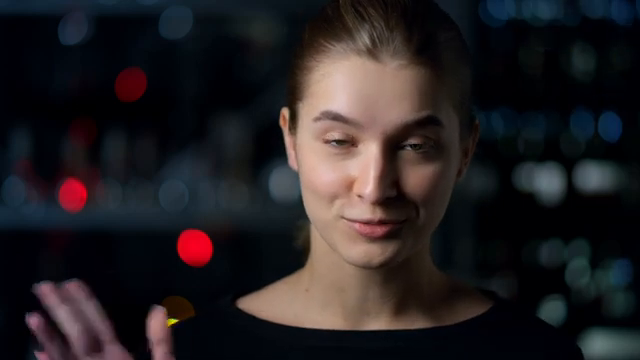
#> input picture frame 65 of Input/videos/eye_detection.mp4, 640 x 360 px
$ python eyefromvideo.py
#> lines starting #> are read from the running program, lines starting #| are printed output that depends on the picture; after the words box and inside, x2 and y2 are one past the last pixel; in counts of white or black regions, pixels touching at a corner belong together
import cv2
#Initializing the face and eye cascade classifiers from xml files
face_cascade = cv2.CascadeClassifier('Input/haarcascade_frontalface_default.xml')
eye_cascade = cv2.CascadeClassifier('Input/haarcascade_eye_tree_eyeglasses.xml')


#Variable store execution state
first_read = True

#Starting the video capture
cap = cv2.VideoCapture('Input/videos/eye_detection.mp4')
ret,img = cap.read()
#> img is the input picture: shape (360, 640, 3); mean B, G, R 33.9, 31.8, 36.2

while(ret):
    ret,img = cap.read()
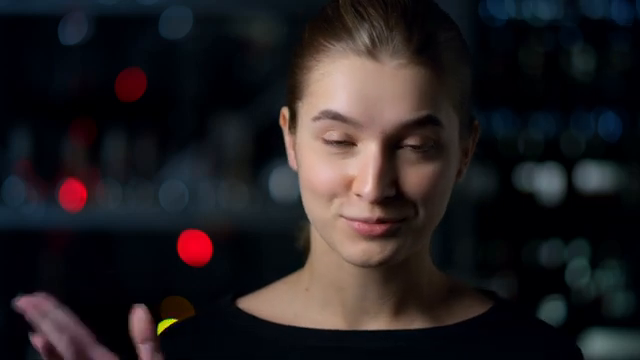
#> input picture frame 66 of Input/videos/eye_detection.mp4, 640 x 360 px
#> img is the input picture: shape (360, 640, 3); mean B, G, R 33.5, 31.4, 35.8
    #Coverting the recorded image to grayscale
    gray = cv2.cvtColor(img,cv2.COLOR_BGR2GRAY)
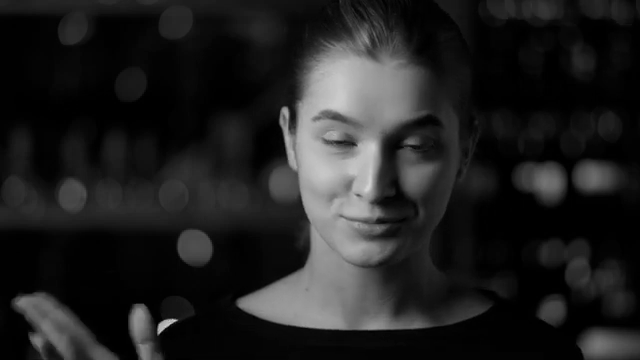
#> gray: shape (360, 640); min 0, max 212, mean 32.9
    #Applying filter to remove impurities
    gray = cv2.bilateralFilter(gray,5,1,1)

    #Detecting the face for region of image to be fed to eye classifier
    faces = face_cascade.detectMultiScale(gray, 1.3, 5)
#> faces = [[267, 57, 212, 212]]
    if(len(faces)>0):
        for (x,y,w,h) in faces:
            img = cv2.rectangle(img,(x,y),(x+w,y+h),(0,255,0),2)

            #roi_face is face which is input to eye classifier
            roi_face = gray[y:y+h,x:x+w]
            roi_face_clr = img[y:y+h,x:x+w]
            eyes = eye_cascade.detectMultiScale(roi_face,1.287,4)   # 1.293,4
            # print(eyes)
            #Examining the length of eyes object for eyes
            if(len(eyes)>=2):
                #Check if program is running for detection
                if(first_read):
                    cv2.putText(img, "Eyes Open", (50,70), cv2.FONT_HERSHEY_COMPLEX,1,(255,0,0),2)
            else:
                if(first_read):
                    cv2.putText(img, "Eyes Closed", (50,70), cv2.FONT_HERSHEY_COMPLEX, 1,(0,0,255),2)
                    cv2.waitKey(5)
#> this loop made 1 pass
#> pass 1, `img = cv2.rectangle(img,(x,y),(x+w,y+h),(0,255,0),2)`:
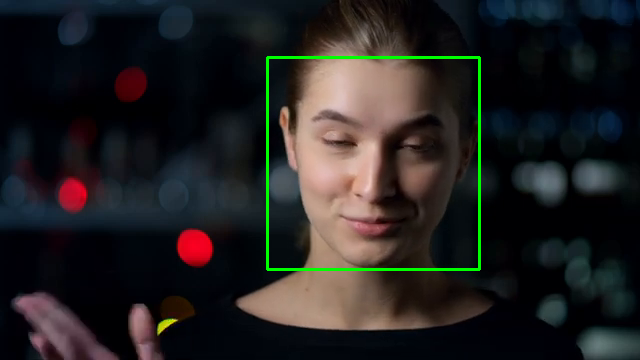
#> img: shape (360, 640, 3); 1.1% of pixels changed, all inside (x1, y1, x2, y2) = (266, 56, 481, 271)
#> pass 1, `roi_face = gray[y:y+h,x:x+w]`:
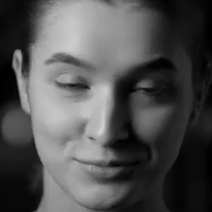
#> roi_face: shape (212, 212); min 0, max 211, mean 80.3
#> pass 1, `roi_face_clr = img[y:y+h,x:x+w]`:
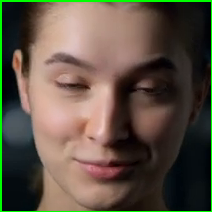
#> roi_face_clr: shape (212, 212, 3); mean B, G, R 68, 82.1, 93.3
#> after the loop:
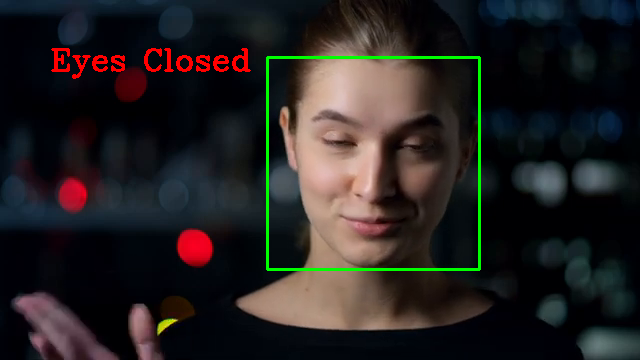
#> img: shape (360, 640, 3); 0.75% of pixels changed, all inside (x1, y1, x2, y2) = (51, 48, 251, 79)
    else:
        cv2.putText(img,"No face detected",(100,100),cv2.FONT_HERSHEY_COMPLEX, 1, (0,255,0),2)

    #Controlling the algorithm with keys
    cv2.imshow('img',img)
    a = cv2.waitKey(10)
#> (key Esc is pressed here)
    if(a==27):     # press escape key
        break

cap.release()
cv2.destroyAllWindows()

$ run again, starting later in the video
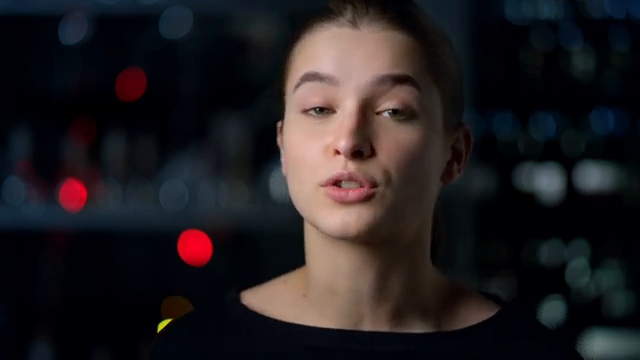
#> input picture frame 292 of Input/videos/eye_detection.mp4, 640 x 360 px
#> img is the input picture: shape (360, 640, 3); mean B, G, R 31.9, 30, 34
#> faces = [[249, 31, 205, 205]]
#> the loop `for (x,y,w,h) in faces:` made 1 pass
#> (x, y, w, h, eyes) on pass 1: (249, 31, 205, 205, [[56, 64, 34, 34], [122, 55, 54, 54]])
#> pass 1, `roi_face_clr = img[y:y+h,x:x+w]`:
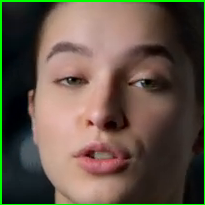
#> roi_face_clr: shape (205, 205, 3); mean B, G, R 71, 85.1, 98.5
#> after the loop `for (x,y,w,h) in faces:`:
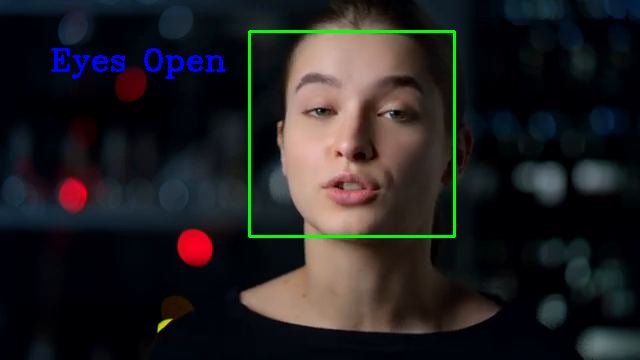
#> img: shape (360, 640, 3); mean B, G, R 33.3, 32.4, 33.8

$ run again, starting later in the video
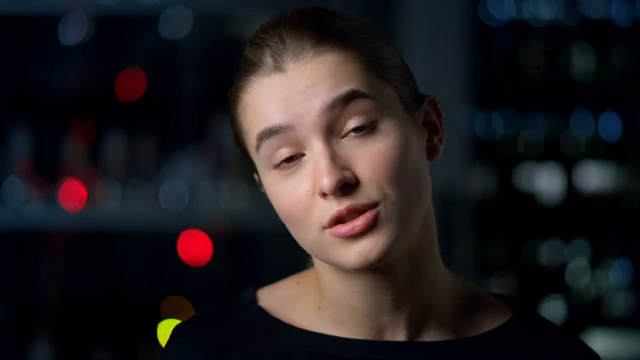
#> input picture frame 520 of Input/videos/eye_detection.mp4, 640 x 360 px
#> img is the input picture: shape (360, 640, 3); mean B, G, R 31.9, 30.2, 34
#> `gray = cv2.cvtColor(img,cv2.COLOR_BGR2GRAY)`:
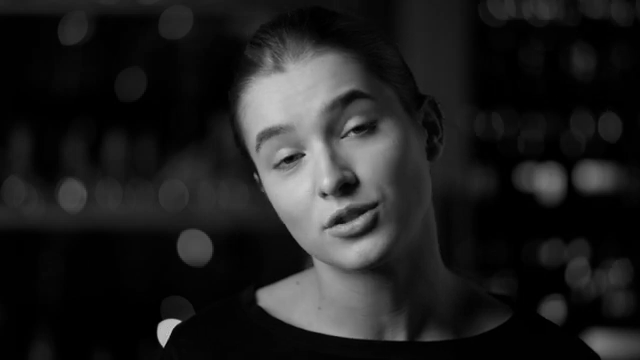
#> gray: shape (360, 640); min 0, max 215, mean 31.5
#> faces = ()
#> `cv2.putText(img,"No face detected",(100,100),cv2.FONT_HERSHEY_COMPLEX,..`:
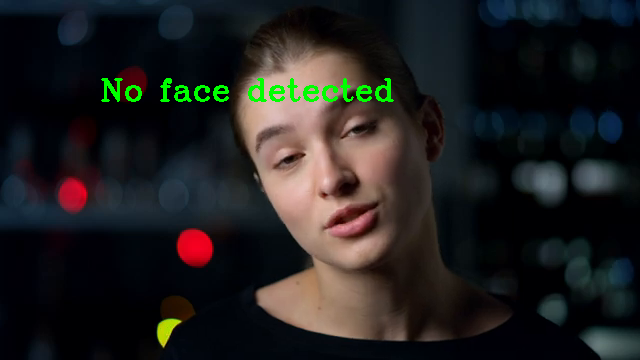
#> img: shape (360, 640, 3); mean B, G, R 31.3, 32.1, 33.1
